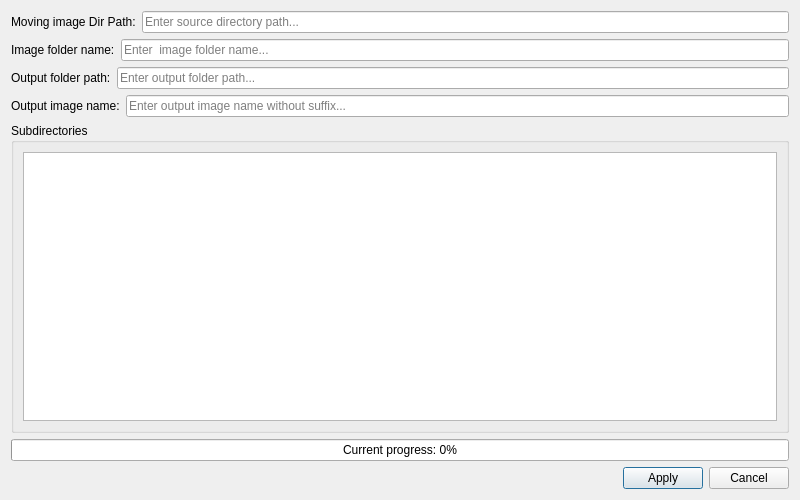
  <widget class="QDialog" name="dialog8">
    <property name="geometry">
        <rect>
            <x>0</x>
            <y>0</y>
            <width>800</width>
            <height>500</height>
        </rect>
    </property>
    <property name="windowTitle">
        <string>CT Dicom2Nifit</string>
    </property>
    <property name="modal">
        <bool>true</bool>
    </property>
    <layout class="QVBoxLayout" name="verticalLayout_dialog8">
        <!-- 第一行：路径输入1 -->
        <item>
            <layout class="QHBoxLayout" name="horizontalLayout_path8">
                <item>
                    <widget class="QLabel" name="label_path8">
                        <property name="text">
                            <string>Moving image Dir Path:</string>
                        </property>
                    </widget>
                </item>
                <item>
                    <widget class="QLineEdit" name="lineEdit_8_1">
                        <property name="placeholderText">
                            <string>Enter source directory path...</string>
                        </property>
                        <property name="minimumWidth">
                            <number>200</number>
                        </property>
                        <property name="maximumWidth">
                            <number>600</number>
                        </property>
                    </widget>
                </item>
            </layout>
        </item>
        
        <!-- 第二行：需要dicom2nifit的文件夹名 -->
        <item>
            <layout class="QHBoxLayout" name="horizontalLayout_path88">
                <item>
                    <widget class="QLabel" name="label_path8">
                        <property name="text">
                            <string>Image folder name:</string>
                        </property>
                    </widget>
                </item>
                <item>
                    <widget class="QLineEdit" name="lineEdit_8_2">
                        <property name="placeholderText">
                            <string>Enter  image folder name...</string>
                        </property>
                        <property name="minimumWidth">
                            <number>200</number>
                        </property>
                        <property name="maximumWidth">
                            <number>600</number>
                        </property>
                    </widget>
                </item>
            </layout>
        </item>
        <!-- 第三行：输出的文件夹路径 -->
        <item>
            <layout class="QHBoxLayout" name="horizontalLayout_path888">
                <item>
                    <widget class="QLabel" name="label_path66">
                        <property name="text">
                            <string>Output folder path:</string>
                        </property>
                    </widget>
                </item>
                <item>
                    <widget class="QLineEdit" name="lineEdit_8_3">
                        <property name="placeholderText">
                            <string>Enter output folder path...</string>
                        </property>
                        <property name="minimumWidth">
                            <number>200</number>
                        </property>
                        <property name="maximumWidth">
                            <number>600</number>
                        </property>
                    </widget>
                </item>
            </layout>
        </item>
        <!-- 第四行：输出的文件名 -->
        <item>
            <layout class="QHBoxLayout" name="horizontalLayout_path8989">
                <item>
                    <widget class="QLabel" name="label_path898988">
                        <property name="text">
                            <string>Output image name:</string>
                        </property>
                    </widget>
                </item>
                <item>
                    <widget class="QLineEdit" name="lineEdit_8_4">
                        <property name="placeholderText">
                            <string>Enter output image name without suffix...</string>
                        </property>
                        <property name="minimumWidth">
                            <number>200</number>
                        </property>
                        <property name="maximumWidth">
                            <number>600</number>
                        </property>
                    </widget>
                </item>
            </layout>
        </item>
        
        <!-- 第五行：带滚动条的显示框 -->
        <item>
            <widget class="QGroupBox" name="groupBox_display8">
                <property name="title">
                    <string>Subdirectories</string>
                </property>
                <layout class="QVBoxLayout" name="verticalLayout_display888">
                    <item>
                        <widget class="QTextEdit" name="textEdit_display8">
                            <property name="readOnly">
                                <bool>true</bool>
                            </property>
                            <property name="lineWrapMode">
                                <enum>QTextEdit::NoWrap</enum>
                            </property>
                        </widget>
                    </item>
                </layout>
            </widget>
        </item>

        <!-- 第六行：进度条 -->
        <item>
            <widget class="QProgressBar" name="progressBar8">
                <property name="minimum">
                <number>0</number>
                </property>
                <property name="maximum">
                <number>100</number>
                </property>
                <property name="value">
                <number>0</number>
                </property>
                <property name="textVisible">
                <bool>true</bool>
                </property>
                <property name="format">
                <string>Current progress: %p%</string>
                </property>
            </widget>
        </item>
        
        <!-- 第七行：按钮 -->
        <item>
            <layout class="QHBoxLayout" name="horizontalLayout_buttons8">
                <item>
                    <spacer name="horizontalSpacer8">
                        <property name="orientation">
                            <enum>Qt::Horizontal</enum>
                        </property>
                        <property name="sizeHint" stdset="0">
                            <size>
                                <width>40</width>
                                <height>20</height>
                            </size>
                        </property>
                    </spacer>
                </item>
                <item>
                    <widget class="QPushButton" name="applyButton8">
                        <property name="text">
                            <string>Apply</string>
                        </property>
                    </widget>
                </item>
                <item>
                    <widget class="QPushButton" name="cancelButton8">
                        <property name="text">
                            <string>Cancel</string>
                        </property>
                    </widget>
                </item>
            </layout>
        </item>
    </layout>
  </widget>
